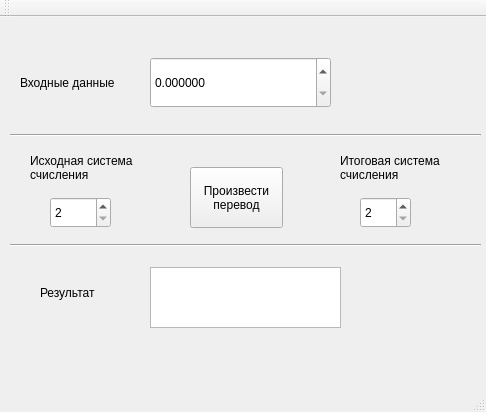
<?xml version="1.0" encoding="UTF-8"?>
<ui version="4.0">
 <class>MainWindow</class>
 <widget class="QMainWindow" name="MainWindow">
  <property name="geometry">
   <rect>
    <x>0</x>
    <y>0</y>
    <width>486</width>
    <height>412</height>
   </rect>
  </property>
  <property name="windowTitle">
   <string>MainWindow</string>
  </property>
  <widget class="QWidget" name="centralWidget">
   <widget class="QPushButton" name="calculateButton">
    <property name="geometry">
     <rect>
      <x>190</x>
      <y>150</y>
      <width>93</width>
      <height>61</height>
     </rect>
    </property>
    <property name="text">
     <string>Произвести
перевод</string>
    </property>
   </widget>
   <widget class="QLabel" name="label">
    <property name="geometry">
     <rect>
      <x>40</x>
      <y>260</y>
      <width>81</width>
      <height>31</height>
     </rect>
    </property>
    <property name="text">
     <string>Результат</string>
    </property>
   </widget>
   <widget class="QSpinBox" name="NSout">
    <property name="geometry">
     <rect>
      <x>360</x>
      <y>180</y>
      <width>51</width>
      <height>31</height>
     </rect>
    </property>
    <property name="minimum">
     <number>2</number>
    </property>
    <property name="maximum">
     <number>10</number>
    </property>
   </widget>
   <widget class="QSpinBox" name="NSin">
    <property name="geometry">
     <rect>
      <x>50</x>
      <y>180</y>
      <width>61</width>
      <height>31</height>
     </rect>
    </property>
    <property name="minimum">
     <number>2</number>
    </property>
    <property name="maximum">
     <number>10</number>
    </property>
   </widget>
   <widget class="QLabel" name="NSinput">
    <property name="geometry">
     <rect>
      <x>30</x>
      <y>130</y>
      <width>111</width>
      <height>41</height>
     </rect>
    </property>
    <property name="text">
     <string>Исходная система
счисления</string>
    </property>
   </widget>
   <widget class="QLabel" name="NSoutput">
    <property name="geometry">
     <rect>
      <x>340</x>
      <y>130</y>
      <width>111</width>
      <height>41</height>
     </rect>
    </property>
    <property name="text">
     <string>Итоговая система
счисления</string>
    </property>
   </widget>
   <widget class="QDoubleSpinBox" name="input">
    <property name="geometry">
     <rect>
      <x>150</x>
      <y>40</y>
      <width>181</width>
      <height>51</height>
     </rect>
    </property>
    <property name="decimals">
     <number>6</number>
    </property>
    <property name="maximum">
     <double>99999.000000000000000</double>
    </property>
   </widget>
   <widget class="QLabel" name="inputText">
    <property name="geometry">
     <rect>
      <x>20</x>
      <y>50</y>
      <width>121</width>
      <height>31</height>
     </rect>
    </property>
    <property name="text">
     <string>Входные данные</string>
    </property>
   </widget>
   <widget class="Line" name="line_upper">
    <property name="geometry">
     <rect>
      <x>10</x>
      <y>110</y>
      <width>471</width>
      <height>16</height>
     </rect>
    </property>
    <property name="orientation">
     <enum>Qt::Horizontal</enum>
    </property>
   </widget>
   <widget class="Line" name="line_bottom">
    <property name="geometry">
     <rect>
      <x>10</x>
      <y>220</y>
      <width>471</width>
      <height>16</height>
     </rect>
    </property>
    <property name="orientation">
     <enum>Qt::Horizontal</enum>
    </property>
   </widget>
   <widget class="QTextBrowser" name="output">
    <property name="geometry">
     <rect>
      <x>150</x>
      <y>250</y>
      <width>191</width>
      <height>61</height>
     </rect>
    </property>
   </widget>
  </widget>
  <widget class="QMenuBar" name="menuBar">
   <property name="geometry">
    <rect>
     <x>0</x>
     <y>0</y>
     <width>486</width>
     <height>26</height>
    </rect>
   </property>
  </widget>
  <widget class="QToolBar" name="mainToolBar">
   <attribute name="toolBarArea">
    <enum>TopToolBarArea</enum>
   </attribute>
   <attribute name="toolBarBreak">
    <bool>false</bool>
   </attribute>
  </widget>
  <widget class="QStatusBar" name="statusBar"/>
 </widget>
 <layoutdefault spacing="6" margin="11"/>
 <resources/>
 <connections/>
</ui>
